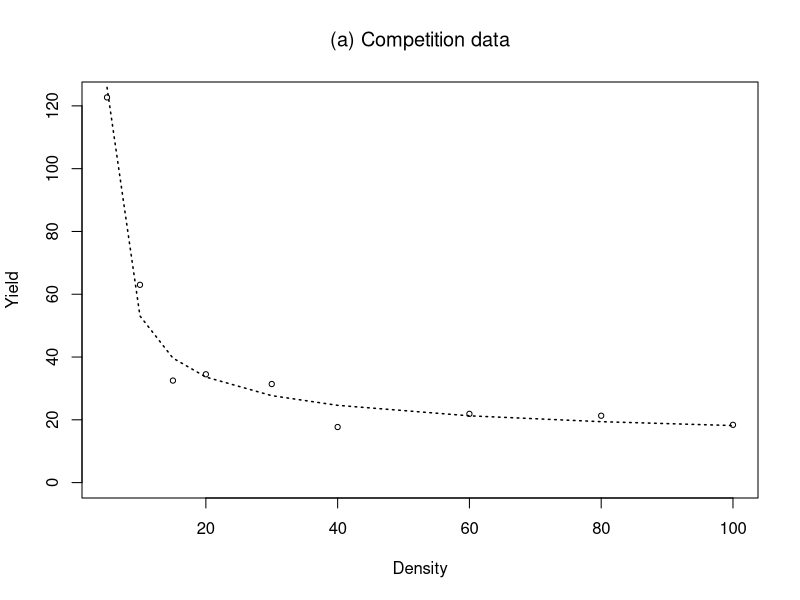
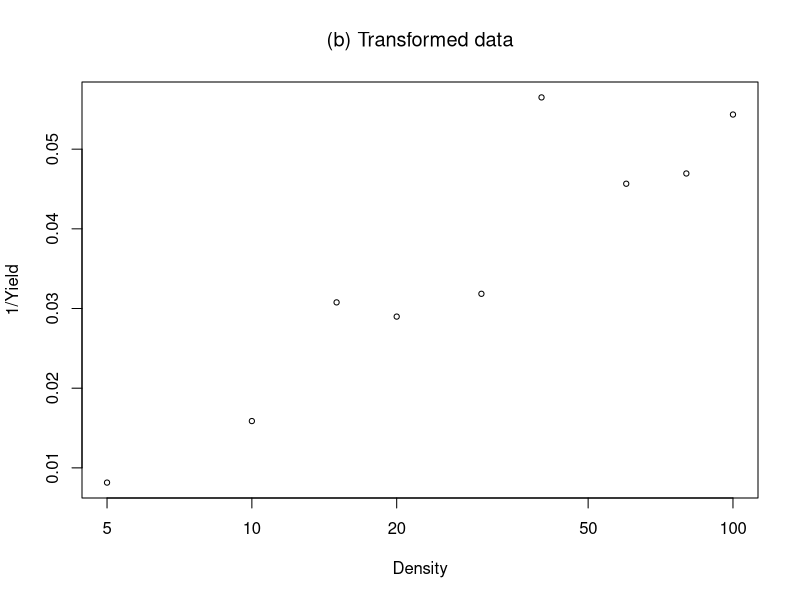
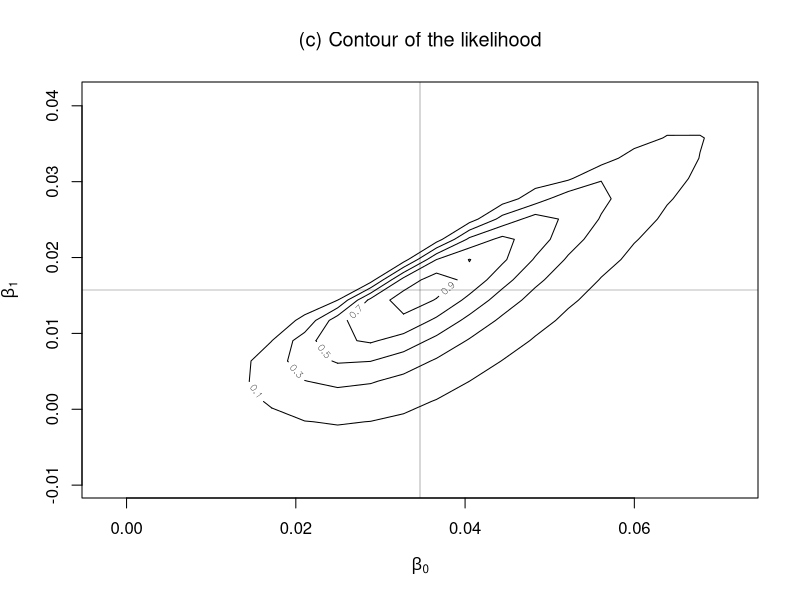
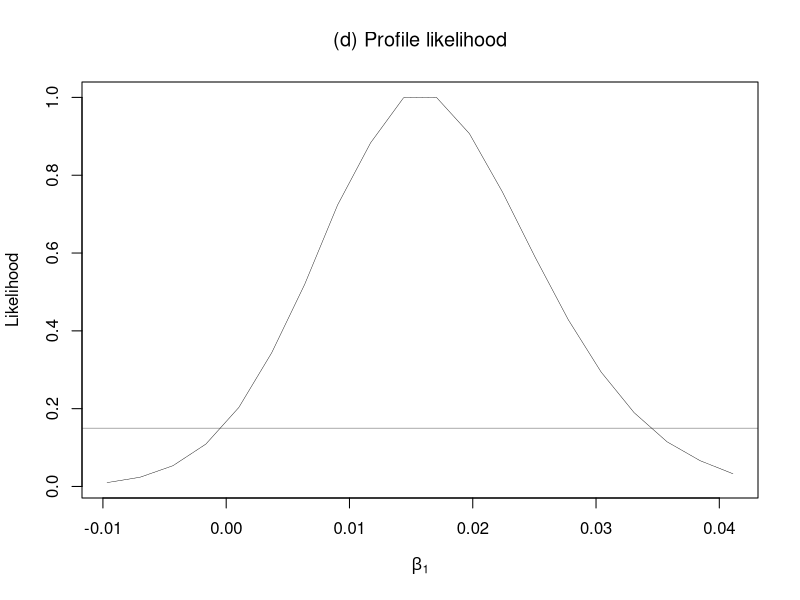

Recreate these plots in R, in order.
# Example 6.7

xdat<- matrix(scan('compete.dat',skip=1),ncol=4,byrow=T)
  y<-  xdat[,3]
  den<- xdat[,2]
  n<- length(y)

plot(den,y,xlab='Density',
     ylab='Yield', ylim=c(0,max(y)),type='n')
  points(den,y,cex=.7)
  title(expression('(a) Competition data'))

x0 <- log(den)-mean(log(den))
  a<- lm(1/y ~ x0)
  asum<- summary(a)
  print(asum$coef)

xglm<- glm(y~ x0, family=Gamma)  # gamma fit produces
                                # the same param est. with exponential fit
                                # but different std.err.
  lines(den,xglm$fit,lty=3,lwd=1.5)

plot(den,1/y,xlab='Density',ylab='1/Yield',
    type='n',log='x')
  points(den,1/y,cex=.7)
  title(expression('(b) Transformed data'))

# ................  glm
muhat<- xglm$fit
phi <- 1/(n-2)*sum((y-muhat)^2/muhat^2)   # ....... phi=0.025
  print(phi)  

b<- summary(xglm)$coef
b0hat<-xglm$coef[1]; se0<- b[1,2]/sqrt(0.025)
b1hat<-xglm$coef[2]; se1<- b[2,2]/sqrt(0.025)
cat('beta0-hat=',b0hat,',  se=',se0,'\n')
cat('beta1-hat=',b1hat,',  se=',se1,'\n')

fun1 <- function(bo,b1){
    a<- ifelse(((bo+b1*x0)<0.00001),0.00001,bo+b1*x0)
	sum(-y*a + log(a))
        }

lik<- NULL
bbo<- seq(b0hat-3*se0, b0hat+3*se0 ,len=20)
bb1 <- seq(b1hat-3*se1, b1hat+3*se1,len=20)
for (bo in bbo)
{
  for (b1 in bb1){
     lik <- c(lik,fun1(bo,b1))
  }
}
lik<- exp(lik- max(lik))

contour(bbo,bb1,matrix(lik,20,byrow=T),
        level=seq(.1,1,by=.2),
        xlab=expression(beta[0]),
        ylab=expression(beta[1]))
  title(expression('(c) Contour of the likelihood'))
  abline(h=xglm$coef[2],v=xglm$coef[1],lwd=.3)

lik<- matrix(lik,20,byrow=T)
  lik1 <- apply(lik,2,max)

plot(bb1,lik1,type='n',
    xlab=expression(beta[1]),
    ylab='Likelihood')
  lines(bb1,lik1,lwd=.4)
  abline(h=.15,lwd=.3)
  title(expression('(d) Profile likelihood'))
